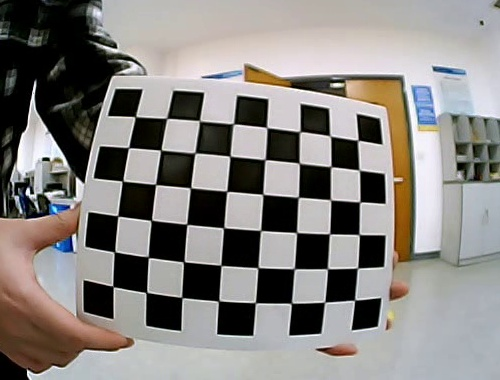
#> input picture Checkerboard/300.jpg, 500 x 380 px, given in place of the camera
$ python car_run.py
#> lines starting #> are read from the running program, lines starting #| are printed output that depends on the picture; after the words box and inside, x2 and y2 are one past the last pixel; in counts of white or black regions, pixels touching at a corner belong together
### code/driver.py
import serial
class driver:
    def __init__(self,portx = "/dev/ttyAMA0",bps = 57600):
        self.portx = portx
        self.bps = bps
        timex = 0.01
        self.ser = serial.Serial(portx,bps,timeout = timex,parity='N',stopbits = 1,bytesize=8)

    def set_speed(self,x,y):
        self.ser.write(("speed:%d,%d\r\n"%(x,y)).encode())
        return self.ser.read(20).decode()
    def read_battery(self):
        self.ser.write(("battery?\r\n").encode())
        return self.ser.read(20).decode()
    def get_sensor(self):
        self.ser.write(("ob_sensor?\r\n").encode())
        return self.ser.read(20).decode()

### code/car_run.py
import numpy as np
import cv2
import math
from driver import driver
import time
from Hough import hough_detect,detect_left_and_right

car = driver()


# PID
class PID_Controller:

    def __init__(self, kp, ki, kd):
        self.kp = kp
        self.ki = ki
        self.kd = kd
        self.error = 0
        self.error_sum = 0
        self.error_diff = 0

    def __call__(self, error):
        self.error_sum = self.error_sum + error
        self.error_diff = error - self.error
        self.error = error
        u = self.kp * self.error + self.ki * self.error_sum + self.kd * self.error_diff
        return u


#
# [16 lines left out: function illum, not called in this run]


#
def find_road(frame1):
    roi = frame1
    size = roi.shape
    height = size[0]
    width = size[1]
    roi = frame1[(int)(height / 2):(int)(height),
          (int)(width / 5):(int)(width * 4 / 5)]

    # open
    kernel = np.ones((7, 7), np.uint8)
    opening_img = cv2.morphologyEx(roi, cv2.MORPH_OPEN, kernel)
    #
    #illum_img = illum(opening_img)
    #
    gray_img = cv2.cvtColor(opening_img, cv2.COLOR_BGR2GRAY)
    # OTSU
    retval, binary_img = cv2.threshold(gray_img, 0, 255,
                                       cv2.THRESH_BINARY_INV | cv2.THRESH_OTSU)
    #
    # blur_img = cv2.GaussianBlur(binary_img, (5, 5), 3)
    #
    # edges = cv2.Canny(blur_img, 100, 200)
    return binary_img


def find_midpoint(img):
    window_img = cv2.cvtColor(img, cv2.COLOR_GRAY2BGR)
    height = img.shape[0]
    width = img.shape[1]
    nwindows = 20  #
    window_width = 60
    window_height = int(height / nwindows)  #
    step = 3
    y_far = height - 4 * window_height - 1
    y_near = height - 2 * window_height - 1
    y_flag = 0
    y = y_far
    '''
    if y_flag == 0:
        y = y_far
    else:
        y = y_near
    '''
    pixel_sum = []
    for x in range(0, width - window_width - 1, step):
        pixel_sum.append(sum(sum(img[y - window_height:y,
                                 x:x + window_width])))
        # print(sum(sum(img[y - window_height:y, x:x + window_width])))
        # cv2.waitKey(20)
        # cv2.rectangle(window_img, (x, y),
        #               (x + window_width, y - window_height), (0, 0, 255), 2)
        # cv2.imshow("window_img", window_img)

    max_value = max(pixel_sum)
    # print(max_value)
    if max_value > 14500:
        # y_flag = (y_flag + 1) % 2
        y_flag = 1
    else:
        y_flag = 0
    # print(y_flag)
    num = 0
    position = 0
    for i in range(len(pixel_sum)):
        if pixel_sum[i] == max_value:
            num = num + 1
            position = position + i
    # print(num)
    position = int(position / num) * step
    # position = np.argmax(pixel_sum) * step
    cv2.rectangle(window_img, (position, y - window_height),
                  (position + window_width, y), (0, 0, 255), 2)
    cv2.imshow("window_img", window_img)
    return position + window_width / 2, y - window_height / 2, y_flag


def speed_control(aim_pt_x, aim_pt_y, pos_x, pos_y):
    speed = 60
    dx = aim_pt_x - pos_x
    dy = pos_y - aim_pt_y

    angle_error = math.atan2(dx, dy)
    # print(angle_error)
    pid = PID_Controller(0.17, 0.00023, 0.16)
    diff_speed = pid(angle_error) * speed
    left_speed = max(speed + diff_speed, 0)
    right_speed = max(speed - diff_speed, 0)
    #print(left_speed, right_speed)
    return left_speed, right_speed


def frame_process(frame):
    road_img = find_road(frame)
    mid_pt_x, mid_pt_y, flag = find_midpoint(road_img)
    left_speed, right_speed = speed_control(mid_pt_x, mid_pt_y,
                                            road_img.shape[1] / 2 - 1, road_img.shape[0] - 1)
    return left_speed, right_speed, flag


# [28 lines left out: function test_video, not called in this run]


if __name__ == '__main__':
    '''##
    filename = "save_test_video.avidd.avi"
    test_video(filename)
    '''
    cap1 = cv2.VideoCapture(0)
    cap2 = cv2.VideoCapture(1)
    list = [0]
    max_num = 10
    time_num = 70
    count = 0
    direction = 0
    flag_full = 0
    flag = 0
    while True:
        print(car.read_battery())
        _, frame1 = cap1.read()
#> frame1 is the input picture: shape (380, 500, 3); mean B, G, R 128.8, 131.9, 135.4
        _, frame2 = cap2.read()
        #cv2.imshow("image1",frame1)
        cv2.imshow("image2",frame2)
        # [5 lines of commented-out code are left out]
        cv2.waitKey(1)
        #left_speed = right_speed = 10
        if flag == 0:
            left_speed, right_speed, flag = frame_process(frame2)
#> in find_road, `roi = frame1[(int)(height / 2):(int)(height), (int)(width / 5):(int)(w..`:
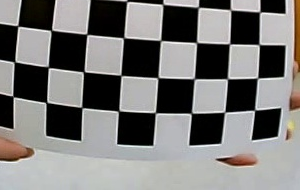
#> roi: shape (190, 300, 3); mean B, G, R 119.1, 120.6, 121.9
#> in find_road, `opening_img = cv2.morphologyEx(roi, cv2.MORPH_OPEN, kernel)`:
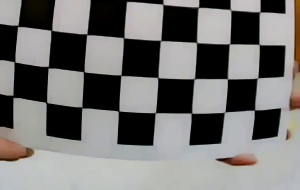
#> opening_img: shape (190, 300, 3); mean B, G, R 114.7, 116.3, 117.4
#> in find_road, `gray_img = cv2.cvtColor(opening_img, cv2.COLOR_BGR2GRAY)`:
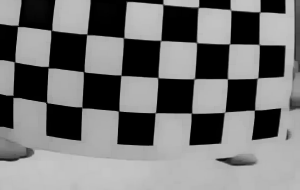
#> gray_img: shape (190, 300); min 0, max 197, mean 116.4
#> in find_road, `retval, binary_img = cv2.threshold(gray_img, 0, 255, cv2.THRESH_BINARY..`:
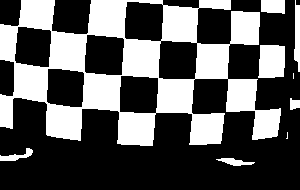
#> binary_img: shape (190, 300); 35.8% white; 9 white regions (2 under 20 px), largest, box (x1, y1, x2, y2) and area: (0, 0, 281, 146) 18535, (258, 45, 285, 78) 821, (294, 0, 300, 72) 319
#> in find_road, `retval, binary_img = cv2.threshold(gray_img, 0, 255, cv2.THRESH_BINARY..`: retval = 92
#> after the loop in find_midpoint, `for x in range(0, width - window_width - 1, step):`: pixel_sum = 80 values, max 8147 at index 31, min 0 at index 11, mean 3410.7
#> in find_midpoint, `max_value = max(pixel_sum)`: max_value = 8147
#> the loop in find_midpoint, `for i in range(len(pixel_sum)):` made 80 passes
#> position on passes 32 to 41: 31, 63, 96, 130, 165, 201, 238, 276, 315, 355
#> after the loop in find_midpoint, `for i in range(len(pixel_sum)):`: num = 10; position = 355
#> in find_midpoint, `position = int(position / num) * step`: position = 105
#> in find_midpoint, `cv2.rectangle(window_img, (position, y - window_height), (position + w..`:
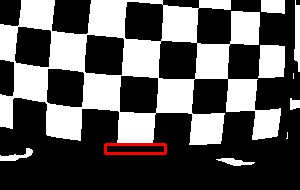
#> window_img: shape (190, 300, 3); mean B, G, R 91.1, 91.1, 92.9
#> in frame_process, `mid_pt_x, mid_pt_y, flag = find_midpoint(road_img)`: mid_pt_x = 135; mid_pt_y = 148.5; flag = 0
#> in speed_control, `dx = aim_pt_x - pos_x`: dx = -14
#> in speed_control, `dy = pos_y - aim_pt_y`: dy = 40.5
#> in speed_control, `angle_error = math.atan2(dx, dy)`: angle_error = -0.333
#> in __call__, `u = self.kp * self.error + self.ki * self.error_sum + self.kd * self.e..`: u = -0.11
#> in speed_control, `diff_speed = pid(angle_error) * speed`: diff_speed = -6.59
#> in speed_control, `left_speed = max(speed + diff_speed, 0)`: left_speed = 53.41
#> in speed_control, `right_speed = max(speed - diff_speed, 0)`: right_speed = 66.59
#> in frame_process, `left_speed, right_speed = speed_control(mid_pt_x, mid_pt_y, road_img.s..`: left_speed = 53.41; right_speed = 66.59
#> left_speed = 53.41; right_speed = 66.59; flag = 0
        #car.set_speed(0, 0)
        x = None
        y = None
        '''

        print(car.read_battery())
        '''
        '''

        '''

        #print("flag:",flag)
        if flag == 1:

            car.set_speed(0, 0)


            try:
                x,y = hough_detect(frame2)
            except:
                pass
            if x is not None:
                img_gray = cv2.cvtColor(frame2[y-50:y+50,x-50:x+50], cv2.COLOR_BGR2GRAY)
                temp = detect_left_and_right(img_gray)
                print("temp",temp)
                if temp == 1 or temp ==2:
                    if len(list) < max_num:
                        list.append(temp)
                        print("list:",list)
                    elif len(list) == max_num:
                        flag_full = 1


            if flag_full:
                direction = np.argmax(np.bincount(list))
                print("direction:",direction)
                if direction == 1:
                    while count < time_num:
                        _, frame1 = cap1.read()
                        _, frame2 = cap2.read()
                        #cv2.imshow("image1",frame1)
                        cv2.imshow("image2",frame2)
                        car.set_speed(45, 5)
                        count += 1
                    count = 0
                    flag = 0
                    list=[0]
                    flag_full = 0
                elif direction ==2:
                    while count < time_num:
                        _, frame1 = cap1.read()
                        _, frame2 = cap2.read()
                        #cv2.imshow("image1",frame1)
                        cv2.imshow("image2",frame2)
                        car.set_speed(5, 45)
                        count += 1
                    count = 0
                    list=[0]
                    flag = 0
                    flag_full = 0
        else:
            car.set_speed(right_speed, left_speed)
            #car.set_speed(0, 0)

$ run again, on Checkerboard/320.jpg
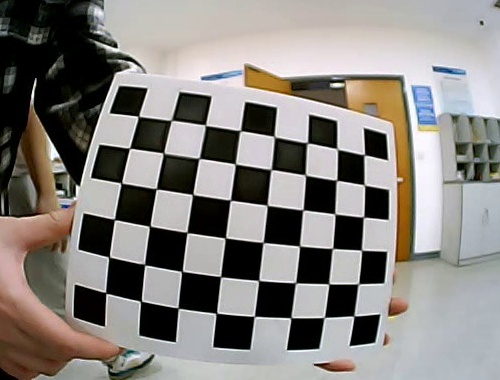
#> input picture Checkerboard/320.jpg, 500 x 380 px, given in place of the camera
#> frame1 is the input picture: shape (380, 500, 3); mean B, G, R 127.3, 131.3, 135.3
#> in find_road, `retval, binary_img = cv2.threshold(gray_img, 0, 255, cv2.THRESH_BINARY..`:
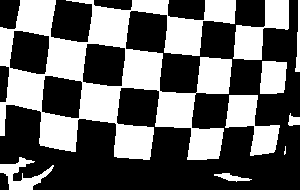
#> binary_img: shape (190, 300); 39.8% white; 9 white regions (1 under 20 px), largest, box (x1, y1, x2, y2) and area: (0, 0, 236, 160) 17456, (225, 95, 280, 156) 1631, (233, 0, 289, 60) 1625
#> retval = 94
#> after the loop in find_midpoint, `for x in range(0, width - window_width - 1, step):`: pixel_sum = 80 values, max 9391 at index 31, min 5047 at index 0, mean 7532.6
#> max_value = 9391
#> the loop in find_midpoint, `for i in range(len(pixel_sum)):` made 80 passes
#> position on passes 32 to 39: 31, 63, 96, 130, 165, 201, 238, 276
#> after the loop in find_midpoint, `for i in range(len(pixel_sum)):`: num = 8; position = 276
#> in find_midpoint, `position = int(position / num) * step`: position = 102
#> in find_midpoint, `cv2.rectangle(window_img, (position, y - window_height), (position + w..`:
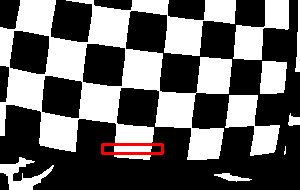
#> window_img: shape (190, 300, 3); mean B, G, R 100.5, 100.5, 102.4
#> in frame_process, `mid_pt_x, mid_pt_y, flag = find_midpoint(road_img)`: mid_pt_x = 132; mid_pt_y = 148.5; flag = 0
#> dx = -17
#> dy = 40.5
#> angle_error = -0.397
#> u = -0.131
#> diff_speed = -7.87
#> in speed_control, `left_speed = max(speed + diff_speed, 0)`: left_speed = 52.13
#> in speed_control, `right_speed = max(speed - diff_speed, 0)`: right_speed = 67.87
#> in frame_process, `left_speed, right_speed = speed_control(mid_pt_x, mid_pt_y, road_img.s..`: left_speed = 52.13; right_speed = 67.87
#> `left_speed, right_speed, flag = frame_process(frame2)`: left_speed = 52.13; right_speed = 67.87; flag = 0

$ run again, on Checkerboard/340.jpg
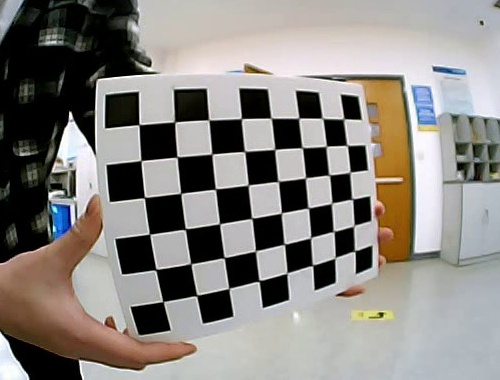
#> input picture Checkerboard/340.jpg, 500 x 380 px, given in place of the camera
#> frame1 is the input picture: shape (380, 500, 3); mean B, G, R 128.4, 132.9, 136.8
#> in find_road, `retval, binary_img = cv2.threshold(gray_img, 0, 255, cv2.THRESH_BINARY..`:
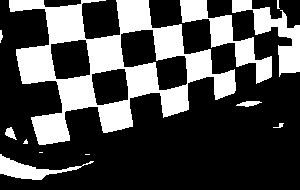
#> binary_img: shape (190, 300); 29.5% white; 12 white regions (4 under 20 px), largest, box (x1, y1, x2, y2) and area: (9, 0, 236, 145) 11992, (180, 0, 272, 84) 2034, (232, 0, 300, 77) 1692
#> retval = 96
#> after the loop in find_midpoint, `for x in range(0, width - window_width - 1, step):`: pixel_sum = 80 values, max 1781 at index 0, min 0 at index 16, mean 327.6
#> max_value = 1781
#> the loop in find_midpoint, `for i in range(len(pixel_sum)):` made 80 passes
#> position on passes 1 to 8: 0, 1, 3, 6, 10, 15, 21, 28
#> after the loop in find_midpoint, `for i in range(len(pixel_sum)):`: num = 14; position = 91
#> in find_midpoint, `position = int(position / num) * step`: position = 18
#> in find_midpoint, `cv2.rectangle(window_img, (position, y - window_height), (position + w..`:
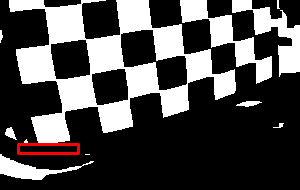
#> window_img: shape (190, 300, 3); mean B, G, R 75, 75, 76.9
#> in frame_process, `mid_pt_x, mid_pt_y, flag = find_midpoint(road_img)`: mid_pt_x = 48; mid_pt_y = 148.5; flag = 0
#> dx = -101
#> dy = 40.5
#> angle_error = -1.19
#> u = -0.393
#> diff_speed = -23.57
#> in speed_control, `left_speed = max(speed + diff_speed, 0)`: left_speed = 36.43
#> in speed_control, `right_speed = max(speed - diff_speed, 0)`: right_speed = 83.57
#> in frame_process, `left_speed, right_speed = speed_control(mid_pt_x, mid_pt_y, road_img.s..`: left_speed = 36.43; right_speed = 83.57
#> `left_speed, right_speed, flag = frame_process(frame2)`: left_speed = 36.43; right_speed = 83.57; flag = 0

$ run again, on Checkerboard/350.jpg
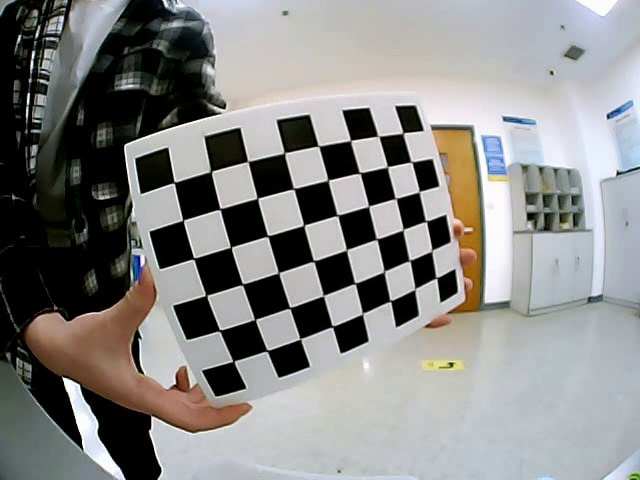
#> input picture Checkerboard/350.jpg, 640 x 480 px, given in place of the camera
#> frame1 is the input picture: shape (480, 640, 3); mean B, G, R 134.1, 135.5, 135.9
#> in find_road, `retval, binary_img = cv2.threshold(gray_img, 0, 255, cv2.THRESH_BINARY..`: retval = 104
#> after the loop in find_midpoint, `for x in range(0, width - window_width - 1, step):`: pixel_sum = 108 values, max 15002 at index 11, min 0 at index 37, mean 3521.9
#> max_value = 15002
#> the loop in find_midpoint, `for i in range(len(pixel_sum)):` made 108 passes
#> (num, position) on pass 12: (1, 11)
#> after the loop in find_midpoint, `for i in range(len(pixel_sum)):`: num = 1; position = 11
#> in find_midpoint, `position = int(position / num) * step`: position = 33
#> in frame_process, `mid_pt_x, mid_pt_y, flag = find_midpoint(road_img)`: mid_pt_x = 63; mid_pt_y = 185; flag = 1
#> dx = -128
#> dy = 54
#> angle_error = -1.17
#> u = -0.387
#> diff_speed = -23.21
#> in speed_control, `left_speed = max(speed + diff_speed, 0)`: left_speed = 36.79
#> in speed_control, `right_speed = max(speed - diff_speed, 0)`: right_speed = 83.21
#> in frame_process, `left_speed, right_speed = speed_control(mid_pt_x, mid_pt_y, road_img.s..`: left_speed = 36.79; right_speed = 83.21
#> `left_speed, right_speed, flag = frame_process(frame2)`: left_speed = 36.79; right_speed = 83.21; flag = 1
#> in hough_detect, ``:
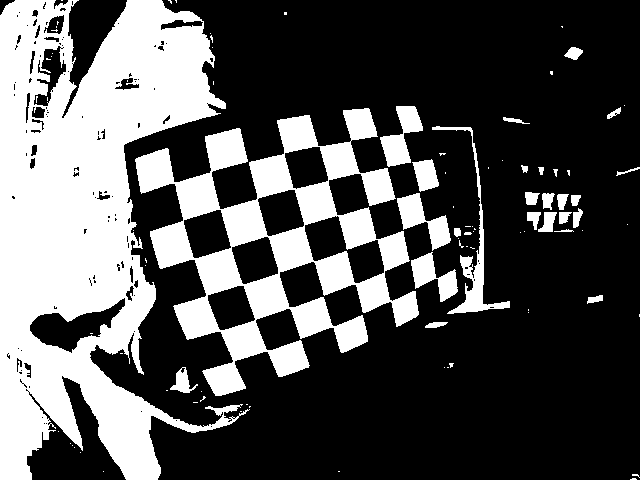
#> binary_img: shape (480, 640); 32.7% white; 93 white regions (65 under 20 px), largest, box (x1, y1, x2, y2) and area: (0, 0, 250, 480) 63067, (135, 108, 419, 396) 28969, (432, 126, 510, 314) 1710
#> in hough_detect, ``: retval = 106
#> in hough_detect, ``:
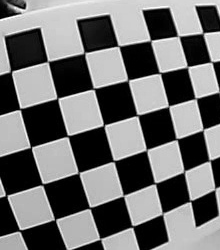
#> gray: shape (250, 220); min 0, max 255, mean 111.4
#> circles = None
